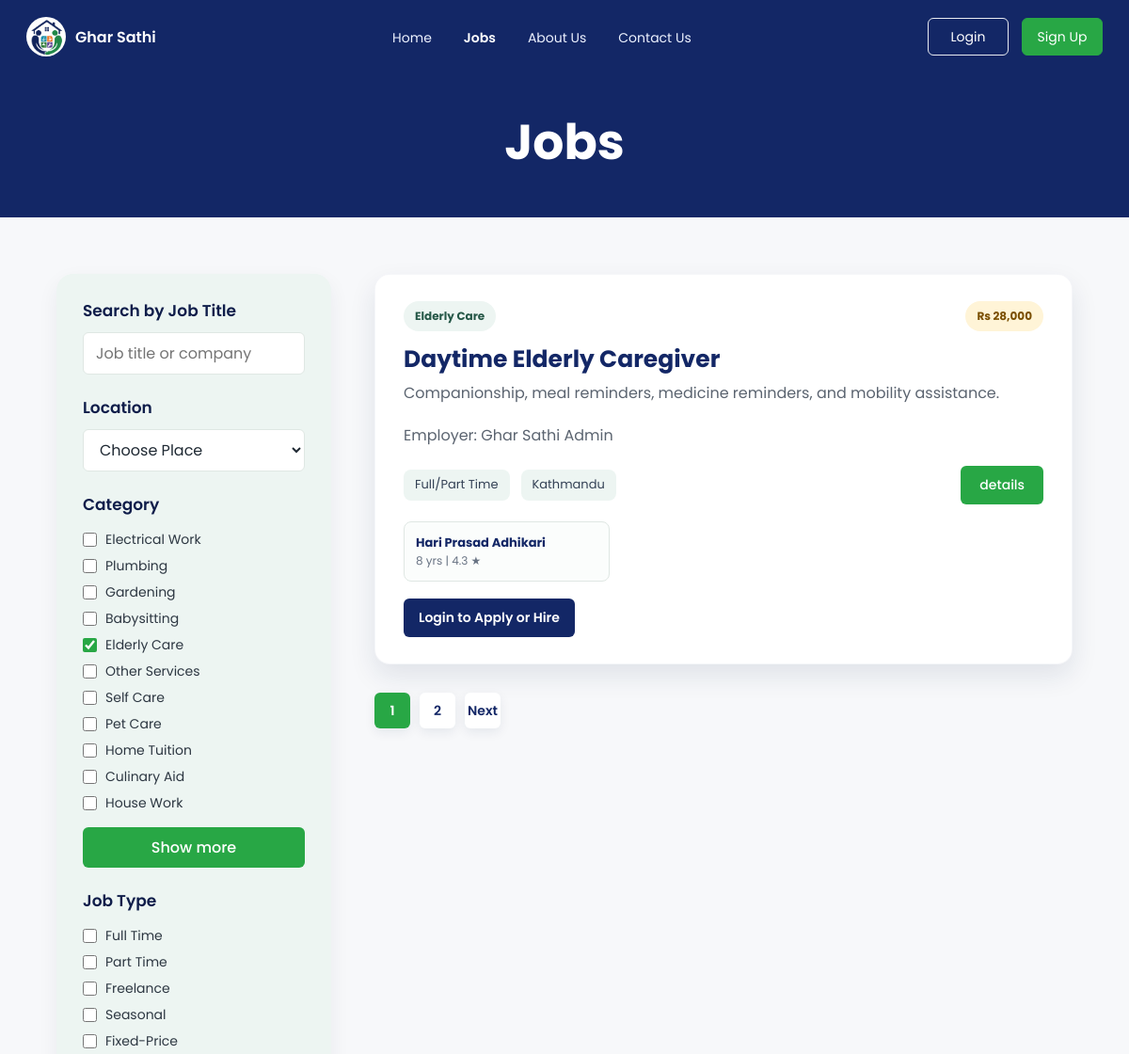
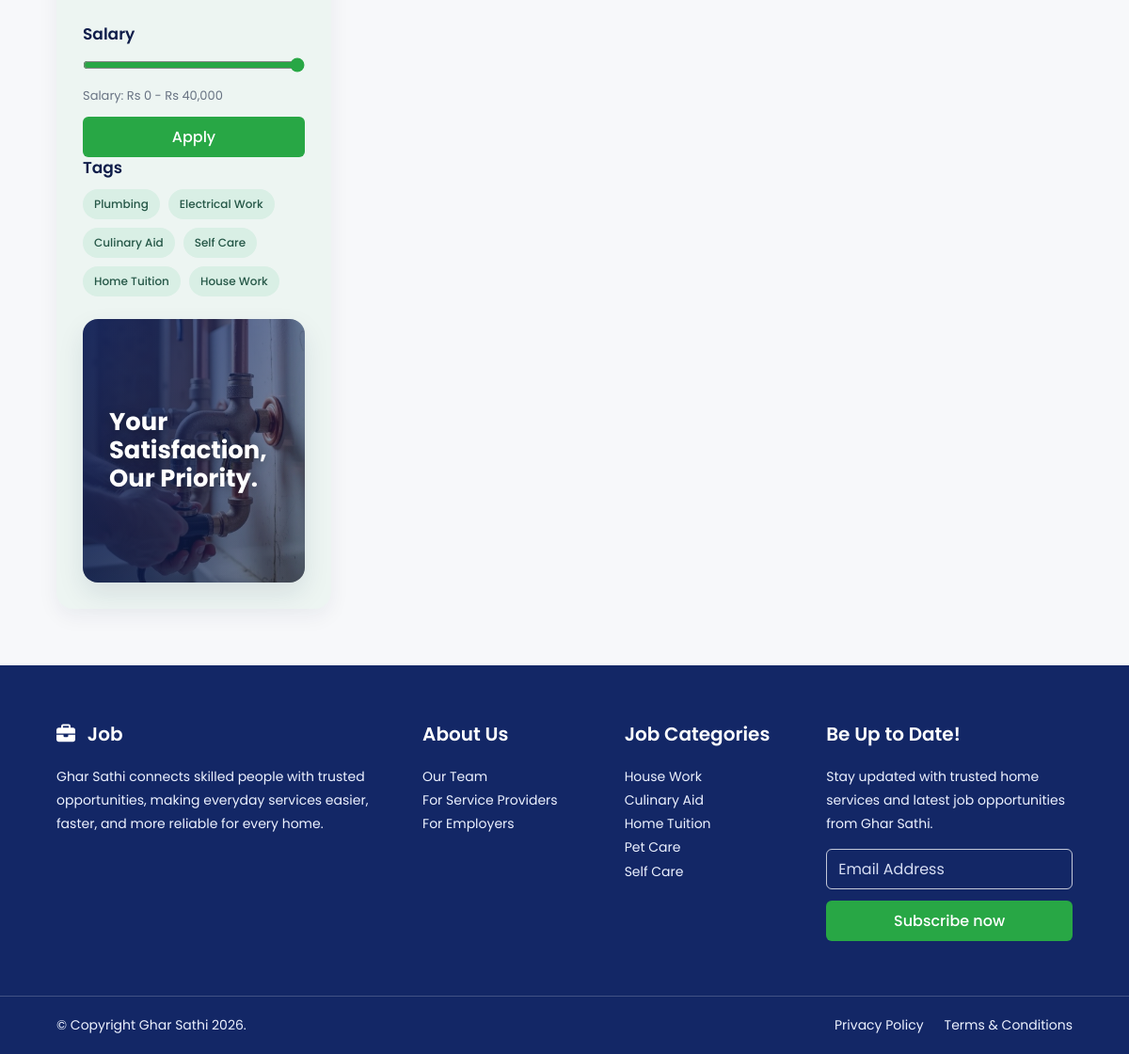
The page /JobsPage/jobs.php?category=Elderly+Care on the database its author committed (2 pictures, top to bottom).
### tables this page shows
CREATE TABLE IF NOT EXISTS jobs (
    job_id INT AUTO_INCREMENT PRIMARY KEY,
    employer_id INT NOT NULL,
    category_id INT NOT NULL,
    title VARCHAR(150) NOT NULL,
    description TEXT,
    job_type VARCHAR(50),
    salary DECIMAL(10,2) DEFAULT 0,
    location VARCHAR(100),
    created_at TIMESTAMP DEFAULT CURRENT_TIMESTAMP,
    FOREIGN KEY (employer_id) REFERENCES users(user_id) ON DELETE CASCADE,
    FOREIGN KEY (category_id) REFERENCES categories(category_id) ON DELETE CASCADE
);

CREATE TABLE IF NOT EXISTS categories (
    category_id INT AUTO_INCREMENT PRIMARY KEY,
    category_name VARCHAR(100) NOT NULL UNIQUE
);

CREATE TABLE IF NOT EXISTS users (
    user_id INT AUTO_INCREMENT PRIMARY KEY,
    full_name VARCHAR(100) NOT NULL,
    username VARCHAR(50) UNIQUE,
    email VARCHAR(100) UNIQUE NOT NULL,
    phone VARCHAR(20),
    password VARCHAR(255) NOT NULL,
    role ENUM('Employer','Worker','Admin') NOT NULL DEFAULT 'Employer',
    created_at TIMESTAMP DEFAULT CURRENT_TIMESTAMP
);

### JobsPage/jobs.php (the view, shortened to what this page needs)
<?php
require_once __DIR__ . '/../includes/app.php';
$jobs = $fallbackJobs;
$result = mysqli_query(
    $conn,
    'SELECT jobs.job_id, jobs.category_id, jobs.title, jobs.description, jobs.job_type, jobs.salary, jobs.location,
            categories.category_name, users.full_name AS employer_name
     FROM jobs
     INNER JOIN categories ON categories.category_id = jobs.category_id
     INNER JOIN users ON users.user_id = jobs.employer_id
     ORDER BY jobs.job_id DESC'
);
if ($result && mysqli_num_rows($result) > 0) {
    $jobs = [];
    $minutes = 10;
    while ($row = mysqli_fetch_assoc($result)) {
        $jobs[] = [
            'job_id' => (int) $row['job_id'],
            'category_id' => (int) $row['category_id'],
            'time' => 'Recently',
            'title' => $row['title'] ?? '',
            'description' => $row['description'] ?? '',
            'category' => $row['category_name'] ?? '',
            'type' => $row['job_type'] ?? '',
            'salary' => 'Rs ' . number_format((float) ($row['salary'] ?? 0), 0),
            'location' => $row['location'] ?? '',
            'employer' => $row['employer_name'] ?? '',
            'salary_max' => (float) ($row['salary'] ?? 0),
            'minutes' => $minutes,
        ];
        $minutes += 2;
    }
}
$initialSearch = trim($_GET['search'] ?? '');
$initialCategory = trim($_GET['category'] ?? '');
$categoriesForFilter = array_values(array_unique(array_filter(array_map(fn($job) => $job['category'] ?? '', $jobs))));
$user = current_user($conn);
$userRole = $user['role'] ?? '';
?>
<!DOCTYPE html>
<html lang="en">
<head>
<link rel="stylesheet" href="jobs.css">
<link rel="stylesheet" href="https://cdnjs.cloudflare.com/ajax/libs/font-awesome/6.7.1/css/all.min.css">
</head>
<body>
<header class="site-header">
<section class="hero"><h1>Jobs</h1></section>
</header>
<main class="jobs-section">
<aside class="filter-box" aria-label="Job filters">
<form id="jobFilterForm">
<div class="filter-group"><h3>Search by Job Title</h3><input id="jobSearch" type="search" placeholder="Job title or company" value="<?php echo e($initialSearch); ?>"></div>
<div class="filter-group">
<h3>Location</h3>
<select id="locationFilter">
<option value="">Choose Place</option>
</select>
</div>
<div class="filter-group">
<h3>Category</h3>
<?php foreach ($categoriesForFilter as $categoryName): ?>
<label><input type="checkbox" name="category" value="<?php echo e($categoryName); ?>" <?php echo $initialCategory === $categoryName ? 'checked' : ''; ?>> <?php echo e($categoryName); ?></label>
<?php endforeach; ?>
<button class="show-btn" type="button">Show more</button>
</div>
<div class="filter-group">
<h3>Job Type</h3>
<label><input type="checkbox" name="type" value="Full/Part Time"> Full Time</label>
<label><input type="checkbox" name="type" value="Part time"> Part Time</label>
<label><input type="checkbox" name="type" value="Freelance"> Freelance</label>
<label><input type="checkbox" name="type" value="Seasonal"> Seasonal</label>
<label><input type="checkbox" name="type" value="Fixed-Price"> Fixed-Price</label>
</div>
<div class="filter-group">
<h3>Salary</h3>
<input id="salaryRange" type="range" min="0" max="40000" value="40000">
<p class="salary-text">Salary: Rs 0 - Rs <span id="salaryValue">40,000</span></p>
<button class="apply-btn" type="submit">Apply</button>
</div>
</form>
<div class="filter-group tags-group">
<h3>Tags</h3>
<div class="tags">
<button type="button" data-tag="Plumbing">Plumbing</button>
<button type="button" data-tag="Electrical Work">Electrical Work</button>
<button type="button" data-tag="Culinary Aid">Culinary Aid</button>
<button type="button" data-tag="Self Care">Self Care</button>
<button type="button" data-tag="Home Tuition">Home Tuition</button>
<button type="button" data-tag="House Work">House Work</button>
</div>
</div>
<div class="priority-panel" aria-label="Ghar Sathi promise"><p>Your<br>Satisfaction,<br>Our Priority.</p></div>
</aside>
<section class="job-container" aria-label="Available jobs">
<div class="job-list" id="jobList">
<?php foreach ($jobs as $index => $job): ?>
<?php
$jobId = (int) ($job['job_id'] ?? 0);
$verifiedWorkers = fetch_workers_for_category($conn, (int) ($job['category_id'] ?? 0), 3);
?>
<article class="job-card" data-page="<?php echo $index < 6 ? '1' : '2'; ?>" data-title="<?php echo e($job['title']); ?>" data-category="<?php echo e($job['category']); ?>" data-type="<?php echo e($job['type']); ?>" data-location="<?php echo e($job['location']); ?>" data-salary="<?php echo e($job['salary_max']); ?>" data-minutes="<?php echo e($job['minutes']); ?>" <?php echo $index < 6 ? '' : 'hidden'; ?>>
<div class="job-card-head"><span class="category-badge"><?php echo e($job['category']); ?></span><span class="salary-badge"><?php echo e($job['salary']); ?></span></div>
<h2><?php echo e($job['title']); ?></h2>
<p><?php echo e($job['description']); ?></p>
<p class="job-employer">Employer: <?php echo e($job['employer'] ?? 'Ghar Sathi'); ?></p>
<div class="job-info">
<span><?php echo e($job['type']); ?></span>
<span><?php echo e($job['location']); ?></span>
<a href="../DetailsPage/details.php?id=<?php echo $jobId; ?>">details</a>
</div>
<?php if ($verifiedWorkers): ?>
<div class="worker-strip" aria-label="Available workers">
<?php foreach ($verifiedWorkers as $worker): ?>
<div class="mini-worker">
<div><strong><?php echo e($worker['full_name']); ?></strong><span><?php echo e($worker['experience_years']); ?> yrs | <?php echo e(number_format((float) $worker['avg_rating'], 1)); ?> ★</span></div>
</div>
<?php endforeach; ?>
</div>
<?php endif; ?>
<div class="job-actions">
<?php if (!$user): ?>
<a class="secondary-action" href="../LoginPage/login.html">Login to Apply or Hire</a>
<?php elseif ($userRole === 'Worker'): ?>
<a class="secondary-action" href="../AboutUsPage/apply_resume.php?job_id=<?php echo $jobId; ?>">Apply Job</a>
<?php else: ?>
<a class="secondary-action" href="../dasboard/dashboard.php">Manage in Dashboard</a>
<?php endif; ?>
</div>
</article>
<?php endforeach; ?>
</div>
<nav class="pagination" aria-label="Job pages">
<a class="active" href="#" data-page-link="1">1</a>
<a href="#" data-page-link="2">2</a>
<a href="#" data-page-link="next">Next</a>
</nav>
</section>
</main>
</body>
</html>

### rows shown on the page
jobs: category.category_name "Elderly Care", salary "Rs 28,000", title "Daytime Elderly Caregiver", description "Companionship, meal reminders, medicine reminders, and mobility assistance.", employer.full_name "Ghar Sathi Admin", job_type "Full/Part Time", location "Kathmandu"
users: full_name "Hari Prasad Adhikari", experience_years "8", avg_rating "4.3"

### other values the page prints
$categoryName "Electrical Work"
$categoryName "Plumbing"
$categoryName "Gardening"
$categoryName "Babysitting"
$categoryName "Elderly Care"
$categoryName "Other Services"
$categoryName "Self Care"
$categoryName "Pet Care"
$categoryName "Home Tuition"
$categoryName "Culinary Aid"
$categoryName "House Work"
